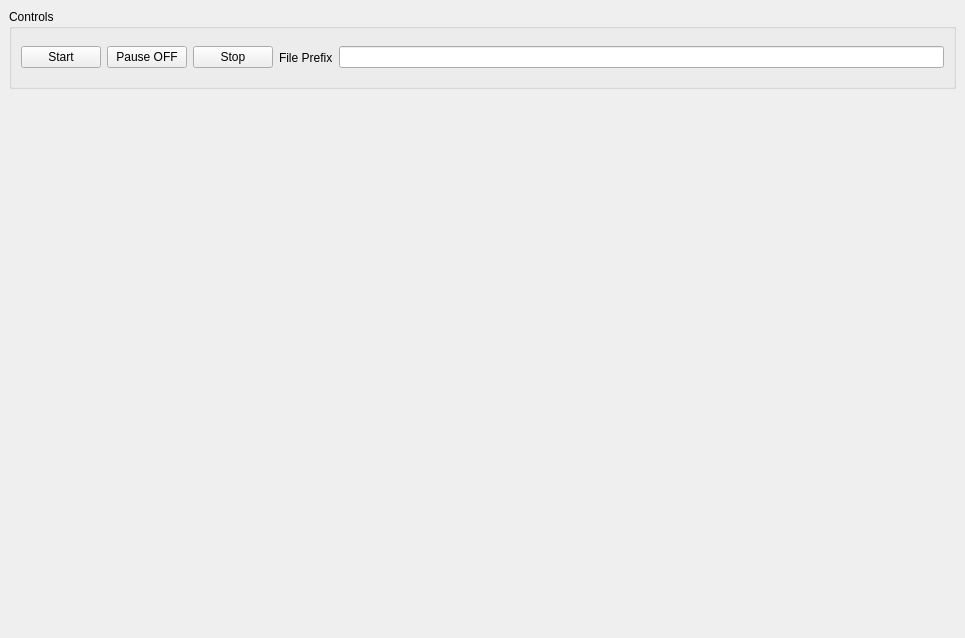
<?xml version="1.0" encoding="UTF-8"?>
<ui version="4.0">
 <class>guiWindow</class>
 <widget class="QMainWindow" name="guiWindow">
  <property name="enabled">
   <bool>true</bool>
  </property>
  <property name="geometry">
   <rect>
    <x>0</x>
    <y>0</y>
    <width>965</width>
    <height>638</height>
   </rect>
  </property>
  <property name="windowTitle">
   <string>Path Controller</string>
  </property>
  <widget class="QWidget" name="centralwidget">
   <property name="maximumSize">
    <size>
     <width>16777215</width>
     <height>548</height>
    </size>
   </property>
   <property name="layoutDirection">
    <enum>Qt::LeftToRight</enum>
   </property>
   <layout class="QVBoxLayout" name="verticalLayout">
    <item>
     <widget class="QGroupBox" name="Controls_Group">
      <property name="maximumSize">
       <size>
        <width>16777215</width>
        <height>80</height>
       </size>
      </property>
      <property name="title">
       <string>Controls</string>
      </property>
      <layout class="QHBoxLayout" name="horizontalLayout">
       <item>
        <widget class="QPushButton" name="Start_button">
         <property name="text">
          <string>Start</string>
         </property>
        </widget>
       </item>
       <item>
        <widget class="QPushButton" name="Pause_button">
         <property name="text">
          <string>Pause OFF</string>
         </property>
        </widget>
       </item>
       <item>
        <widget class="QPushButton" name="Stop_button">
         <property name="text">
          <string>Stop</string>
         </property>
        </widget>
       </item>
       <item>
        <widget class="QLabel" name="Log_File_Label">
         <property name="text">
          <string>File Prefix</string>
         </property>
         <property name="buddy">
          <cstring>Sensor_File_Save_Box</cstring>
         </property>
        </widget>
       </item>
       <item>
        <widget class="QLineEdit" name="Sensor_File_Save_Box">
         <property name="text">
          <string/>
         </property>
        </widget>
       </item>
      </layout>
     </widget>
    </item>
    <item>
     <widget class="QVTKWidget" name="qvtkWidget" native="true"/>
    </item>
   </layout>
  </widget>
 </widget>
 <customwidgets>
  <customwidget>
   <class>QVTKWidget</class>
   <extends>QWidget</extends>
   <header>QVTKWidget.h</header>
  </customwidget>
 </customwidgets>
 <resources/>
 <connections/>
</ui>
